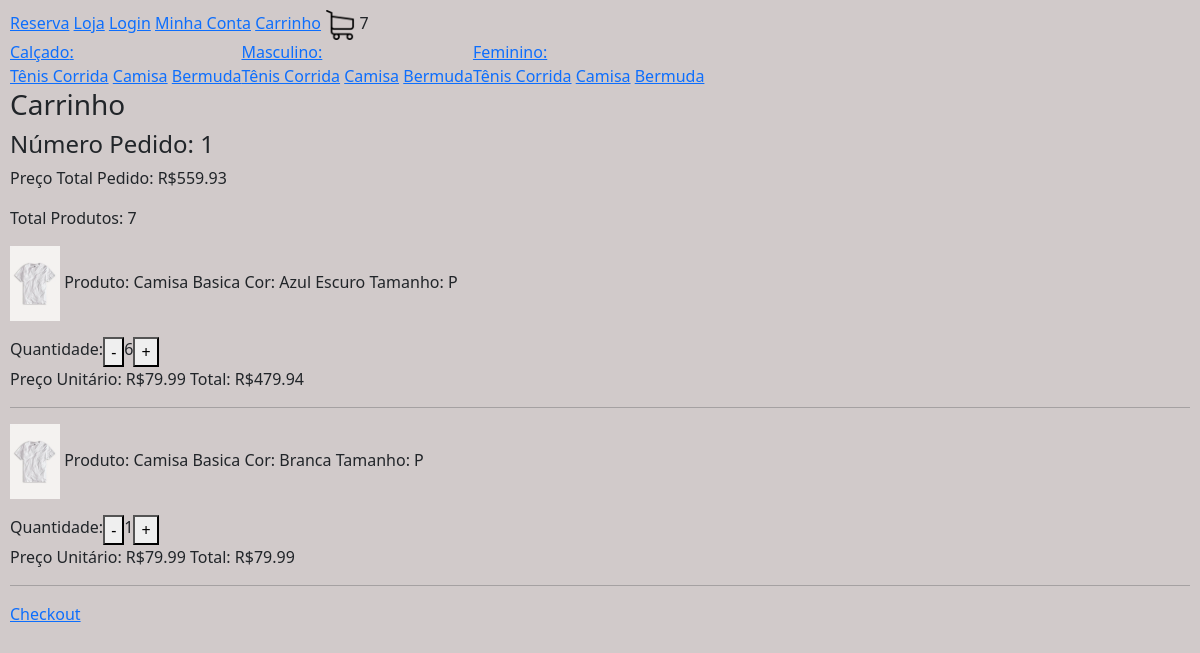
Screenshot of /carrinho/ (signed in) with the database file from the repository.
### loja/models.py (models this page shows, shortened)
class Categoria(models.Model):
   nome = models.CharField(max_length=200, null=True, blank=True)
   slug = models.CharField(max_length=200, null=True, blank=True)

class Tipo(models.Model):
   nome = models.CharField(max_length=200, null=True, blank=True)
   slug = models.CharField(max_length=200, null=True, blank=True)

class Pedido(models.Model):
     cliente =  models.ForeignKey(Cliente, null=True, blank=True, on_delete=models.SET_NULL)
     finalizado =  models.BooleanField(default=False)
     codigo_transacao =  models.CharField(max_length=200, null=True, blank=True)
     endereco = models.ForeignKey(Endereco, null=True, blank=True, on_delete=models.SET_NULL)
     data_finalizacao = models.DateField(null=True, blank=True)
     @property
     def quantidade_total(self):
         itens_pedido = ItensPedido.objects.filter(pedido__id=self.id)
         quantidade = sum([item.quantidade for item in itens_pedido])
         return quantidade
     @property
     def preco_total(self):
         itens_pedido = ItensPedido.objects.filter(pedido__id=self.id)
         preco = sum([item.preco_total for item in itens_pedido])
         return preco

class ItensPedido(models.Model):
    item_estoque = models.ForeignKey(ItemEstoque, null=True, blank=True, on_delete=models.SET_NULL)
    quantidade = models.IntegerField(default=0)
    pedido = models.ForeignKey(Pedido, null=True, blank=True, on_delete=models.SET_NULL)
    @property #serve para acessar uma funcao da class sem ()
    def preco_total(self):
        return self.quantidade * self.item_estoque.produto.preco

class ItemEstoque(models.Model):
    produto = models.ForeignKey(Produto, null=True, blank=True, on_delete=models.SET_NULL)
    cor =  models.ForeignKey(Cor, null=True, blank=True, on_delete=models.SET_NULL)
    tamanho =  models.CharField(max_length=200, null=True, blank=True)
    quantidade = models.IntegerField(default=0)

class Produto(models.Model):
    imagem = models.ImageField(null=True, blank=True)
    nome = models.CharField(max_length=200, null=True, blank=True)
    preco = models.DecimalField(max_digits=10, decimal_places=2)
    ativo = models.BooleanField(default=True)
    categoria = models.ForeignKey(Categoria, null=True, blank=True, on_delete=models.SET_NULL)
    tipo = models.ForeignKey(Tipo, null=True, blank=True, on_delete=models.SET_NULL)

class Cor(models.Model):
    nome = models.CharField(max_length=200, null=True, blank=True)
    codigo = models.CharField(max_length=200, null=True, blank=True)

### loja/views.py (the view, shortened to what this page needs)
# urls.py: path('carrinho/', carrinho, name="carrinho") ,
def carrinho(request):
  if request.user.is_authenticated:  # Verifica se o usuário está autenticado
    cliente = request.user.cliente
  pedido, criado = Pedido.objects.get_or_create(cliente=cliente, finalizado=False)
  itens_pedido = ItensPedido.objects.filter(pedido=pedido)
  for item in itens_pedido:
    print(item.preco_total)
  context = {"itens_pedido": itens_pedido, "pedido": pedido, "cliente_existente": True}
  return render(request, 'carrinho.html', context)

### loja/novos_context.py (called while the page is built)
def carrinho(request):
  quantidade_produtos_carrinho = 0
  if request.user.is_authenticated:
    cliente = request.user.cliente
  else: #se cliente nao estiver logado
     if request.COOKIES.get("id_sessao"):
        id_sessao = request.COOKIES.get("id_sessao")
        cliente, criado = Cliente.objects.get_or_create(id_sessao=id_sessao)
     else: #caso não tenha o id_sessao associado a ele
        return {"quantidade_produtos_carrinho": quantidade_produtos_carrinho}
  pedido, criado = Pedido.objects.get_or_create(cliente=cliente, finalizado=False)
  itens_pedido = ItensPedido.objects.filter(pedido=pedido)
  for item in itens_pedido:
    quantidade_produtos_carrinho += item.quantidade
  return {"quantidade_produtos_carrinho": quantidade_produtos_carrinho}

def categorias_tipos(request):
   categorias = Categoria.objects.all()
   tipos = Tipo.objects.all()
   return {"categorias": categorias, "tipos": tipos}

### loja/templates/carrinho.html (shortened to what this page needs)
{% extends 'base.html' %}
{% load static %}
{% block body %}
<h3>Carrinho</h3>
{% if cliente_existente %}
    <h4>Número Pedido: {{ pedido.id }}</h4>
    <p>Preço Total Pedido: R${{ pedido.preco_total }}</p>
    <p>Total Produtos: {{ pedido.quantidade_total }}</p>
    {% for item in itens_pedido %}
    <p>
      <img src="{{ item.item_estoque.produto.imagem.url }}" alt="imagem" width="50">
      Produto: {{ item.item_estoque.produto.nome }}
      Cor: {{ item.item_estoque.cor.nome }}
      Tamanho: {{ item.item_estoque.tamanho }}
    <div style="display: flex">
      Quantidade:
      <form method="post" action="{% url 'remover_carrinho' item.item_estoque.produto.id %}">
        <button type="submit">-</button>
      </form>
      {{ item.quantidade }}
      <form method="post" action="{% url 'adicionar_carrinho' item.item_estoque.produto.id %}">
        <button type="submit">+</button>
      </form>
    </div>
    Preço Unitário: R${{ item.item_estoque.produto.preco }}
    Total: R${{ item.preco_total }}
    </p>
    <hr>
    {% endfor %}
    <a href="{% url 'checkout' %}">Checkout</a>
{% else %}
    <h3>Seu carrinho esta vazio </h3>
    <a href="{% url 'loja' %}">Visite nossa loja</a>
{% endif %}
{% endblock %}

### loja/templates/navbar.html
{% load static %}
<nav>
  <a href="{% url 'homepage' %}">Reserva</a>
  <a href=" {% url 'loja' %}">Loja</a>
  <a href="{% url 'login' %}">Login</a>
  <a href="{% url 'minha_conta' %}">Minha Conta</a>
  <a href="{% url 'carrinho' %}">Carrinho</a>
  <img src="{% static 'images/carrinho.png' %}" alt="carrinho" width="30" />
  {{ quantidade_produtos_carrinho }}
  <div style="display: flex;">
      {% for categoria in categorias %}
      <div>
         <a href="{% url 'loja' %}{{ categoria.slug }}">{{ categoria.nome }}:</a><br>
         {% for tipo in tipos %}
           <a href="{% url 'loja' %}{{ categoria.slug }}-{{ tipo.slug }}">{{ tipo.nome }}</a>
         {% endfor %}
    </div>
    {% endfor %}
  </div>
</nav>

### static/css/main.css (style rules this page uses)
body { background-color: rgb(168, 163, 160); }

### rows the page displays
Categoria: nome "Calçado"
Tipo: nome "Tênis Corrida"
Tipo: nome "Camisa"
Tipo: nome "Bermuda"
Categoria: nome "Masculino"
Categoria: nome "Feminino"
Pedido: id "1", preco_total "559.93", quantidade_total "7"
ItensPedido: item_estoque.produto.imagem (picture), item_estoque.produto.nome "Camisa Basica", item_estoque.cor.nome "Azul Escuro", item_estoque.tamanho "P", quantidade "6", item_estoque.produto.preco "79.99", preco_total "479.94"
ItensPedido: item_estoque.produto.imagem (picture), item_estoque.produto.nome "Camisa Basica", item_estoque.cor.nome "Branca", item_estoque.tamanho "P", quantidade "1", item_estoque.produto.preco "79.99", preco_total "79.99"

### other values shown
{{ quantidade_produtos_carrinho }} "7"
